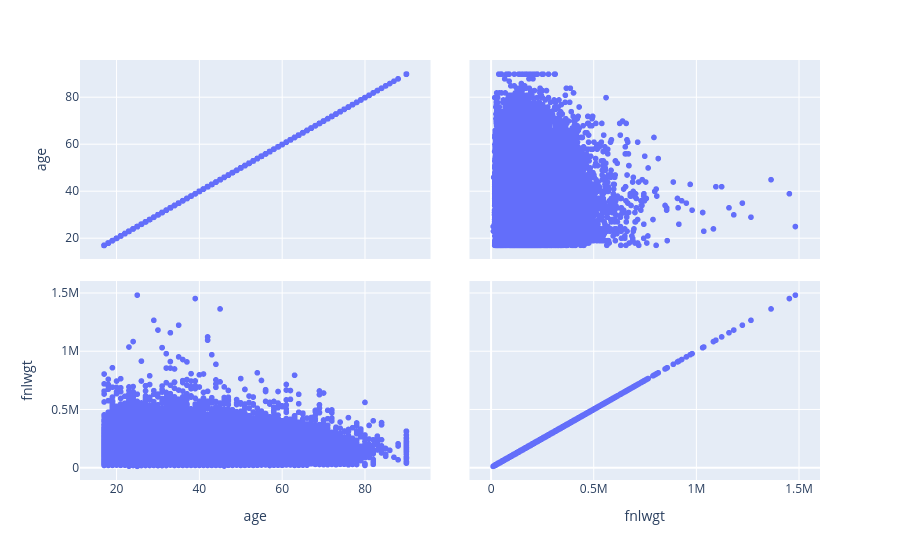

Here is the notebook cell this chart was saved with:
### Code cell
# Example of exercise 2

import plotly.express as px
fig = px.scatter_matrix(train[["age", "fnlwgt"]])
fig.show()

### Figure 1 — Plotly figure (JSON) as saved in the notebook; plotly's stock layout.template omitted (floating-point values rounded to 4 significant figures; data arrays with more than 128 entries replaced by an {"elided": "..."} marker saying what was removed)
{"data": [{"dimensions": [{"axis": {"matches": true}, "label": "age", "values": {"elided": "32561 int values"}}, {"axis": {"matches": true}, "label": "fnlwgt", "values": {"elided": "32561 int values"}}], "hovertemplate": "%{xaxis.title.text}=%{x}<br>%{yaxis.title.text}=%{y}<extra></extra>", "legendgroup": "", "marker": {"color": "#636efa", "symbol": "circle"}, "name": "", "showlegend": false, "type": "splom"}], "layout": {"legend": {"tracegroupgap": 0}, "margin": {"t": 60}, "dragmode": "select"}}
